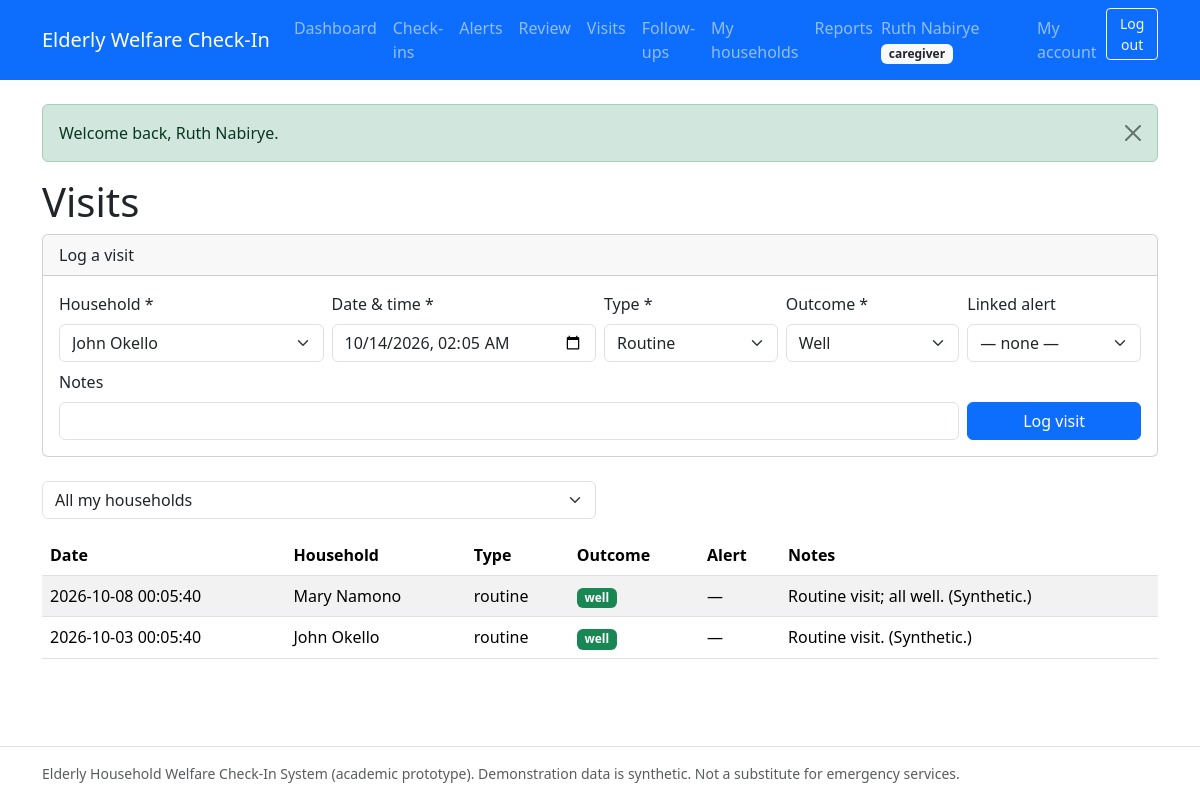
The page /caregiver/visits.php (signed in) on the database its author committed.
### tables this page shows
CREATE TABLE users (
  id                 INT UNSIGNED NOT NULL AUTO_INCREMENT,
  full_name          VARCHAR(100) NOT NULL,
  email              VARCHAR(150) NOT NULL,
  phone              VARCHAR(20) NULL DEFAULT NULL,
  password_hash      VARCHAR(255) NOT NULL COMMENT 'bcrypt hash only, never plain text',
  role               ENUM('admin','caregiver','elderly') NOT NULL
                     COMMENT 'elderly = elderly person OR authorized family member',
  elderly_profile_id INT UNSIGNED NULL DEFAULT NULL
                     COMMENT 'set only for role=elderly; links login to permitted profile',
  status             ENUM('active','suspended') NOT NULL DEFAULT 'active',
  created_at         TIMESTAMP NOT NULL DEFAULT CURRENT_TIMESTAMP,
  updated_at         TIMESTAMP NOT NULL DEFAULT CURRENT_TIMESTAMP ON UPDATE CURRENT_TIMESTAMP,
  PRIMARY KEY (id),
  UNIQUE KEY uq_users_email (email),
  INDEX idx_users_role (role),
  INDEX idx_users_status (status)
);

CREATE TABLE caregiver_visits (
  id           INT UNSIGNED NOT NULL AUTO_INCREMENT,
  elderly_id   INT UNSIGNED NOT NULL,
  caregiver_id INT UNSIGNED NULL DEFAULT NULL,
  alert_id     INT UNSIGNED NULL DEFAULT NULL COMMENT 'optional link to prompting alert',
  visit_date   DATETIME NOT NULL,
  visit_type   ENUM('routine','follow_up','emergency') NOT NULL DEFAULT 'routine',
  outcome      ENUM('well','needs_followup','referred','no_answer','other') NOT NULL DEFAULT 'well',
  notes        TEXT NULL DEFAULT NULL,
  created_at   TIMESTAMP NOT NULL DEFAULT CURRENT_TIMESTAMP,
  PRIMARY KEY (id),
  INDEX idx_visits_elderly_date (elderly_id, visit_date),
  INDEX idx_visits_caregiver (caregiver_id),
  CONSTRAINT fk_visits_elderly FOREIGN KEY (elderly_id)
    REFERENCES elderly_profiles (id) ON DELETE CASCADE ON UPDATE CASCADE,
  CONSTRAINT fk_visits_caregiver FOREIGN KEY (caregiver_id)
    REFERENCES users (id) ON DELETE SET NULL ON UPDATE CASCADE,
  CONSTRAINT fk_visits_alert FOREIGN KEY (alert_id)
    REFERENCES alerts (id) ON DELETE SET NULL ON UPDATE CASCADE
);

CREATE TABLE elderly_profiles (
  id                           INT UNSIGNED NOT NULL AUTO_INCREMENT,
  full_name                    VARCHAR(100) NOT NULL,
  date_of_birth                DATE NULL DEFAULT NULL,
  gender                       ENUM('male','female','other','prefer_not_to_say') NULL DEFAULT NULL,
  address                      TEXT NULL DEFAULT NULL,
  phone                        VARCHAR(20) NULL DEFAULT NULL,
  emergency_contact_name       VARCHAR(100) NULL DEFAULT NULL,
  emergency_contact_phone      VARCHAR(20) NULL DEFAULT NULL,
  emergency_contact_relationship VARCHAR(50) NULL DEFAULT NULL,
  secondary_contact_user_id    INT UNSIGNED NULL DEFAULT NULL
                               COMMENT 'authorized escalation recipient (FK users)',
  living_situation             VARCHAR(100) NULL DEFAULT NULL,
  welfare_notes                TEXT NULL DEFAULT NULL
                               COMMENT 'non-diagnostic welfare notes only',
  status                       ENUM('active','inactive','archived') NOT NULL DEFAULT 'active',
  created_by                   INT UNSIGNED NULL DEFAULT NULL,
  created_at                   TIMESTAMP NOT NULL DEFAULT CURRENT_TIMESTAMP,
  updated_at                   TIMESTAMP NOT NULL DEFAULT CURRENT_TIMESTAMP ON UPDATE CURRENT_TIMESTAMP,
  PRIMARY KEY (id),
  INDEX idx_elderly_status (status),
  INDEX idx_elderly_name (full_name),
  INDEX idx_elderly_secondary (secondary_contact_user_id),
  CONSTRAINT fk_elderly_secondary FOREIGN KEY (secondary_contact_user_id)
    REFERENCES users (id) ON DELETE SET NULL ON UPDATE CASCADE,
  CONSTRAINT fk_elderly_created_by FOREIGN KEY (created_by)
    REFERENCES users (id) ON DELETE SET NULL ON UPDATE CASCADE
);

### includes/functions.php (called while the page is built, shortened)
<?php
require_once __DIR__ . '/../config/database.php';
function e(?string $value): string
{
    return htmlspecialchars((string) $value, ENT_QUOTES, 'UTF-8');
}
function flashes(): array
{
    $pending = $_SESSION['flashes'] ?? [];
    return $pending;
}
function assigned_elderly_ids(int $caregiverId, bool $activeOnly = true): array
{
    $sql = 'SELECT elderly_id FROM caregiver_assignments WHERE caregiver_id = :cid';
    if ($activeOnly) {
        $sql .= " AND status = 'active'";
    }
    $stmt = db()->prepare($sql);
    $stmt->execute(['cid' => $caregiverId]);
    return array_map('intval', $stmt->fetchAll(PDO::FETCH_COLUMN));
}

### config/database.php (called while the page is built, shortened)
<?php
try {
    $pdo = new PDO(
        'mysql:host=' . DB_HOST . ';dbname=' . DB_NAME . ';charset=' . DB_CHARSET,
        DB_USER,
        DB_PASS,
        [
            PDO::ATTR_ERRMODE            => PDO::ERRMODE_EXCEPTION,
            PDO::ATTR_DEFAULT_FETCH_MODE => PDO::FETCH_ASSOC,
            PDO::ATTR_EMULATE_PREPARES   => false,
        ]
    );
    $pdo->exec("SET time_zone = '" . DB_TIMEZONE_OFFSET . "'");
} catch (PDOException $e) {
    error_log('Database connection failed: ' . $e->getMessage());
    if (PHP_SAPI === 'cli') {
        fwrite(STDERR, "Database connection failed. Check config/database.php and that MySQL is running.\n");
        exit(1);
    }
    http_response_code(500);
    exit('Database connection failed. Please check the configuration and try again.');
}
function db(): PDO
{
    global $pdo;
    return $pdo;
}

### includes/auth.php (called while the page is built, shortened)
<?php
require_once __DIR__ . '/functions.php';
function current_user(): ?array
{
    $stmt = db()->prepare(
        'SELECT id, full_name, email, role, elderly_profile_id, status
         FROM users WHERE id = :id'
    );
    $stmt->execute(['id' => $_SESSION['user_id']]);
    $user = $stmt->fetch();
    return $user;
}
function require_login(string $loginPath = 'login.php'): array
{
    $user = current_user();
    return $user;
}
function require_role(string|array $roles, string $loginPath = 'login.php'): array
{
    $user = require_login($loginPath);
    $allowed = (array) $roles;
        ?>
        <?php
    return $user;
}
function role_home(string $role): string
{
    return match ($role) {
        'admin'     => 'admin/dashboard.php',
        'caregiver' => 'caregiver/dashboard.php',
        default     => 'elderly/checkin.php',
    };
}

### caregiver/visits.php (the view, shortened to what this page needs)
<?php
require_once __DIR__ . '/../includes/auth.php';
$user = require_role('caregiver', '../login.php');
$mine = assigned_elderly_ids((int) $user['id']);
$households = [];
if ($mine) {
    $in = implode(',', array_fill(0, count($mine), '?'));
    $s = db()->prepare("SELECT id, full_name FROM elderly_profiles WHERE id IN ({$in}) AND status = 'active' ORDER BY full_name ASC");
    $s->execute($mine);
    $households = $s->fetchAll();
}
$fElderly = trim($_GET['elderly_id'] ?? '');
$page = max(1, (int) ($_GET['page'] ?? 1));
$where = ['v.caregiver_id = ?'];
$params = [(int) $user['id']];
$whereSql = 'WHERE ' . implode(' AND ', $where);
$countStmt = db()->prepare("SELECT COUNT(*) FROM caregiver_visits v {$whereSql}");
$countStmt->execute($params);
$pg = pager((int) $countStmt->fetchColumn(), 10, $page);
$listStmt = db()->prepare(
    "SELECT v.*, ep.full_name AS household, a.title AS alert_title
     FROM caregiver_visits v
     JOIN elderly_profiles ep ON ep.id = v.elderly_id
     LEFT JOIN alerts a ON a.id = v.alert_id
     {$whereSql} ORDER BY v.visit_date DESC LIMIT ? OFFSET ?"
);
$listStmt->execute(array_merge($params, [$pg['limit'], $pg['offset']]));
$rows = $listStmt->fetchAll();
$rootPrefix = '../';
require_once __DIR__ . '/../includes/header.php';
?>
<h1>Visits</h1>
<div class="card mb-4"><div class="card-header">Log a visit</div><div class="card-body">
    <?php if (!$households): ?>
        <p class="mb-0 text-muted">No households assigned to you yet.</p>
    <?php else: ?>
    <form method="post" action="visits.php" class="row g-2">
        <div class="col-md-3">
            <label class="form-label" for="elderly_id">Household *</label>
            <select class="form-select" id="elderly_id" name="elderly_id" required>
                <?php foreach ($households as $h): ?>
                    <option value="<?= (int) $h['id'] ?>" <?= $fElderly === (string) $h['id'] ? 'selected' : '' ?>><?= e($h['full_name']) ?></option>
                <?php endforeach; ?>
            </select>
        </div>
        <div class="col-md-3">
            <label class="form-label" for="visit_date">Date &amp; time *</label>
            <input class="form-control" type="datetime-local" id="visit_date" name="visit_date" required
                   value="<?= e(date('Y-m-d\TH:i')) ?>">
        </div>
        <div class="col-md-2">
            <label class="form-label" for="visit_type">Type *</label>
            <select class="form-select" id="visit_type" name="visit_type">
                <?php foreach (['routine' => 'Routine', 'follow_up' => 'Follow-up', 'emergency' => 'Emergency'] as $v => $l): ?>
                    <option value="<?= e($v) ?>"><?= e($l) ?></option>
                <?php endforeach; ?>
            </select>
        </div>
        <div class="col-md-2">
            <label class="form-label" for="outcome">Outcome *</label>
            <select class="form-select" id="outcome" name="outcome">
                <?php foreach (['well' => 'Well', 'needs_followup' => 'Needs follow-up', 'referred' => 'Referred', 'no_answer' => 'No answer', 'other' => 'Other'] as $v => $l): ?>
                    <option value="<?= e($v) ?>"><?= e($l) ?></option>
                <?php endforeach; ?>
            </select>
        </div>
        <div class="col-md-2">
            <label class="form-label" for="alert_id">Linked alert</label>
            <select class="form-select" id="alert_id" name="alert_id">
                <option value="">— none —</option>
            </select>
        </div>
        <div class="col-md-10">
            <label class="form-label" for="notes">Notes</label>
            <input class="form-control" id="notes" name="notes" maxlength="1000">
        </div>
        <div class="col-md-2 d-flex align-items-end">
            <button class="btn btn-primary w-100" type="submit">Log visit</button>
        </div>
    </form>
    <?php endif; ?>
</div></div>
<form method="get" class="row g-2 mb-3">
    <div class="col-md-6">
        <select class="form-select" name="elderly_id" onchange="this.form.submit()">
            <option value="">All my households</option>
        </select>
    </div>
</form>
<?php if (!$rows): ?>
    <p class="text-muted">No visits logged yet.</p>
<?php else: ?>
<div class="table-responsive"><table class="table table-striped align-middle">
    <thead><tr><th>Date</th><th>Household</th><th>Type</th><th>Outcome</th><th>Alert</th><th>Notes</th></tr></thead>
    <tbody>
    <?php foreach ($rows as $r): ?>
        <tr>
            <td><?= e($r['visit_date']) ?></td>
            <td><?= e($r['household']) ?></td>
            <td><?= e($r['visit_type']) ?></td>
            <td><span class="badge bg-<?= e($r['outcome'] === 'well' ? 'success' : ($r['outcome'] === 'no_answer' ? 'danger' : 'warning')) ?>"><?= e($r['outcome']) ?></span></td>
            <td><?= $r['alert_title'] ? '#' . (int) $r['alert_id'] . ' ' . e($r['alert_title']) : '—' ?></td>
            <td><?= e($r['notes'] ?? '—') ?></td>
        </tr>
    <?php endforeach; ?>
    </tbody>
</table></div>
<?php endif; ?>
<?php require_once __DIR__ . '/../includes/footer.php'; ?>

### includes/header.php (shortened to what this page needs)
<?php
require_once __DIR__ . '/functions.php';
require_once __DIR__ . '/auth.php';
$rootPrefix = $rootPrefix ?? '';
$user       = current_user();
$homeUrl    = $rootPrefix . ($user ? role_home($user['role']) : 'index.php');
?>
<!doctype html>
<html lang="en">
<head>
    <link rel="stylesheet" href="<?= e($rootPrefix) ?>assets/css/bootstrap.min.css">
    <link rel="stylesheet" href="<?= e($rootPrefix) ?>assets/css/app.css">
</head>
<body>
<nav class="navbar navbar-expand-lg navbar-dark bg-primary mb-4">
    <div class="container">
        <a class="navbar-brand" href="<?= e($homeUrl) ?>">Elderly Welfare Check-In</a>
        <div class="collapse navbar-collapse" id="nav">
            <ul class="navbar-nav me-auto">
                <?php if ($user && $user['role'] === 'admin'): ?>
                    <li class="nav-item"><a class="nav-link" href="<?= e($rootPrefix) ?>admin/dashboard.php">Dashboard</a></li>
                    <li class="nav-item"><a class="nav-link" href="<?= e($rootPrefix) ?>admin/elderly.php">Households</a></li>
                    <li class="nav-item"><a class="nav-link" href="<?= e($rootPrefix) ?>admin/schedules.php">Schedules</a></li>
                    <li class="nav-item"><a class="nav-link" href="<?= e($rootPrefix) ?>caregiver/alerts.php">Alerts</a></li>
                    <li class="nav-item"><a class="nav-link" href="<?= e($rootPrefix) ?>caregiver/review.php">Review</a></li>
                    <li class="nav-item"><a class="nav-link" href="<?= e($rootPrefix) ?>admin/caregivers.php">Caregivers</a></li>
                    <li class="nav-item"><a class="nav-link" href="<?= e($rootPrefix) ?>admin/assignments.php">Assignments</a></li>
                    <li class="nav-item"><a class="nav-link" href="<?= e($rootPrefix) ?>admin/settings.php">Settings</a></li>
                    <li class="nav-item"><a class="nav-link" href="<?= e($rootPrefix) ?>admin/reports.php">Reports</a></li>
                    <li class="nav-item"><a class="nav-link" href="<?= e($rootPrefix) ?>admin/audit.php">Audit</a></li>
                <?php elseif ($user && $user['role'] === 'caregiver'): ?>
                    <li class="nav-item"><a class="nav-link" href="<?= e($rootPrefix) ?>caregiver/dashboard.php">Dashboard</a></li>
                    <li class="nav-item"><a class="nav-link" href="<?= e($rootPrefix) ?>caregiver/checkins.php">Check-ins</a></li>
                    <li class="nav-item"><a class="nav-link" href="<?= e($rootPrefix) ?>caregiver/alerts.php">Alerts</a></li>
                    <li class="nav-item"><a class="nav-link" href="<?= e($rootPrefix) ?>caregiver/review.php">Review</a></li>
                    <li class="nav-item"><a class="nav-link" href="<?= e($rootPrefix) ?>caregiver/visits.php">Visits</a></li>
                    <li class="nav-item"><a class="nav-link" href="<?= e($rootPrefix) ?>caregiver/followups.php">Follow-ups</a></li>
                    <li class="nav-item"><a class="nav-link" href="<?= e($rootPrefix) ?>caregiver/households.php">My households</a></li>
                    <li class="nav-item"><a class="nav-link" href="<?= e($rootPrefix) ?>caregiver/reports.php">Reports</a></li>
                <?php elseif ($user): ?>
                    <li class="nav-item"><a class="nav-link" href="<?= e($rootPrefix) ?>elderly/checkin.php">My check-ins</a></li>
                    <li class="nav-item"><a class="nav-link" href="<?= e($rootPrefix) ?>elderly/profile.php">My profile</a></li>
                <?php endif; ?>
            </ul>
            <ul class="navbar-nav">
                <?php if ($user): ?>
                    <li class="nav-item navbar-text me-3">
                        <?= e($user['full_name']) ?>
                        <span class="badge bg-light text-dark"><?= e($user['role']) ?></span>
                    </li>
                    <li class="nav-item"><a class="nav-link" href="<?= e($rootPrefix) ?>account.php">My account</a></li>
                    <li class="nav-item">
                        <form method="post" action="<?= e($rootPrefix) ?>logout.php" class="d-inline">
                            <button type="submit" class="btn btn-outline-light btn-sm">Log out</button>
                        </form>
                    </li>
                <?php else: ?>
                    <li class="nav-item"><a class="nav-link" href="<?= e($rootPrefix) ?>login.php">Log in</a></li>
                <?php endif; ?>
            </ul>
        </div>
    </div>
</nav>
<main class="container mb-5">
    <?php foreach (flashes() as $flash): ?>
        <div class="alert alert-<?= e($flash['type']) ?> alert-dismissible fade show" role="alert">
            <?= e($flash['message']) ?>
            <button type="button" class="btn-close" data-bs-dismiss="alert" aria-label="Close"></button>
        </div>
    <?php endforeach; ?>

### assets/css/app.css (style rules this page uses)
body { display: flex; flex-direction: column; min-height: 100vh; }
main { flex: 1; }

### rows shown on the page
users: full_name "Ruth Nabirye", role "caregiver"
caregiver_visits: visit_date "2026-10-08 00:05:40", elderly.full_name "Mary Namono", visit_type "routine", outcome "well", notes "Routine visit; all well. (Synthetic.)"
caregiver_visits: visit_date "2026-10-03 00:05:40", elderly.full_name "John Okello", visit_type "routine", outcome "well", notes "Routine visit. (Synthetic.)"

### other values the page prints
$flash['message'] "Welcome back, Ruth Nabirye."
form field elderly_id "John Okello"
form field visit_type "Routine"
form field outcome "Well"
